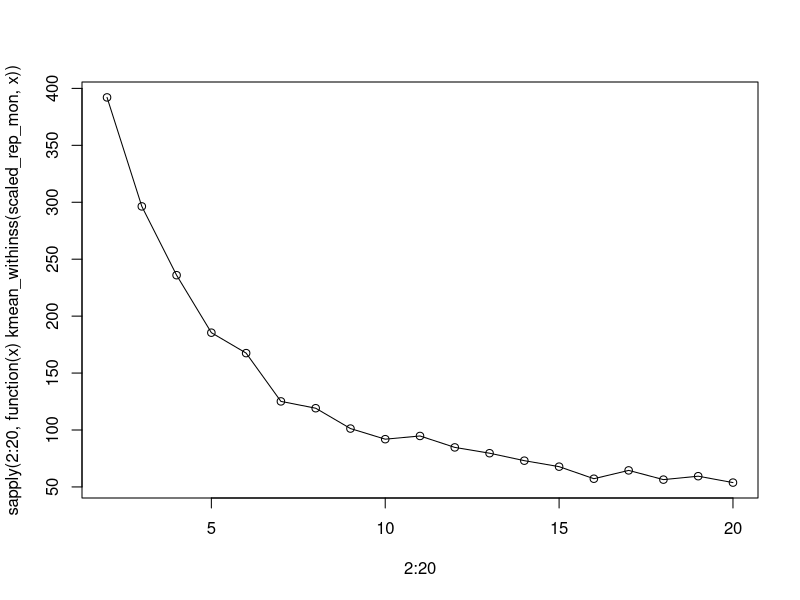
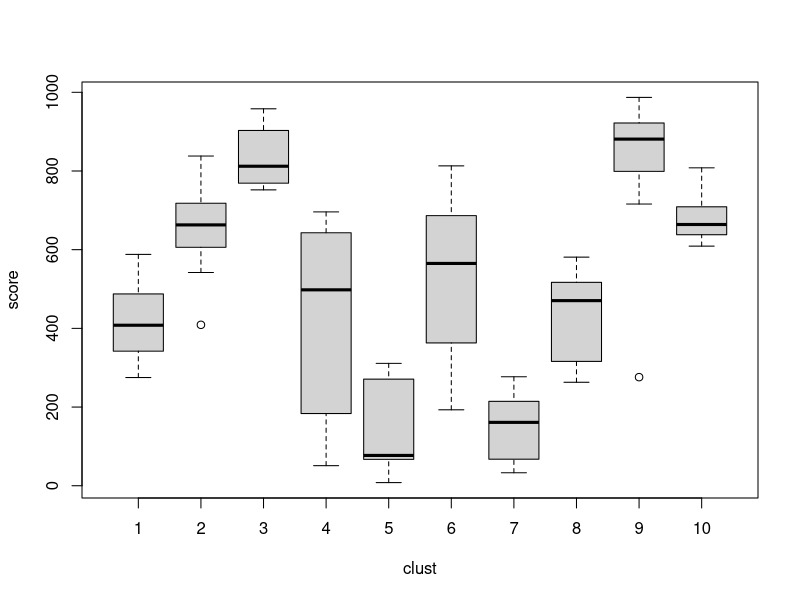

Recreate these plots in R, in order. (Note: this script raises an error after producing the figures.)
library(tidyverse)

library(readr)

rep_mon <- read_delim("data/rep_mon.csv", 
                      ";", escape_double = FALSE, trim_ws = TRUE)

scaled_rep_mon <- rep_mon %>% 
  select(score, const_form, int_dollars, gini_index) %>% 
  mutate(const_form = as.numeric(factor(const_form))) %>% 
  mutate_if(is.numeric, ~ scale(.))

km_clust <- kmeans(scaled_rep_mon, centers = 4)

res <- tibble(clust = km_clust$cluster) %>% 
  bind_cols(rep_mon)


kmean_withinss <- function(in_data, k) {
  cluster <- kmeans(in_data, k)
  return (cluster$tot.withinss)
}

plot(2:20, sapply(2:20, function(x) kmean_withinss(scaled_rep_mon, x)),
     type = "o")

km_clust <- kmeans(scaled_rep_mon, centers = 10)

res <- tibble(clust = km_clust$cluster) %>% 
  bind_cols(rep_mon)

res %>% select(clust, country) %>% filter(clust == 1) %>% as.data.frame()
res %>% select(clust, country) %>% filter(clust == 2) %>% as.data.frame()
res %>% select(clust, country) %>% filter(clust == 3) %>% as.data.frame()
res %>% select(clust, country) %>% filter(clust == 4) %>% as.data.frame()
res %>% select(clust, country) %>% filter(clust == 5) %>% as.data.frame()
res %>% select(clust, country) %>% filter(clust == 6) %>% as.data.frame()
res %>% select(clust, country) %>% filter(clust == 7) %>% as.data.frame()
res %>% select(clust, country) %>% filter(clust == 8) %>% as.data.frame()
res %>% select(clust, country) %>% filter(clust == 9) %>% as.data.frame()
res %>% select(clust, country) %>% filter(clust == 10) %>% as.data.frame()

boxplot(score ~ clust, res)
boxplot(const_form ~ clust, res)
boxplot(int_dollars ~ clust, res)
boxplot(gini_index ~ clust, res)

barplot(t(km_clust$centers), beside = TRUE,xlab="cluster", ylab="value")
legend("topleft", legend = colnames(km_clust$centers), bty = "n")

ggplot(data = km_clust$centers %>% 
         as.data.frame() %>% 
         mutate(clust = 1:nrow(km_clust$centers)), 
       mapping = aes(x = score, y = const_form)) +
  # geom_point() + 
  geom_text(aes(label = clust), hjust = 0, vjust = 0)

ggplot(data = km_clust$centers %>% 
         as.data.frame() %>% 
         mutate(clust = 1:nrow(km_clust$centers)), 
       mapping = aes(x = score, y = int_dollars)) +
  # geom_point() + 
  geom_text(aes(label = clust), hjust = 0, vjust = 0)

ggplot(data = km_clust$centers %>% 
         as.data.frame() %>% 
         mutate(clust = 1:nrow(km_clust$centers)), 
       mapping = aes(x = score, y = gini_index)) +
  # geom_point() + 
  geom_text(aes(label = clust), hjust = 0, vjust = 0)

ggplot(data = km_clust$centers %>% 
         as.data.frame() %>% 
         mutate(clust = 1:nrow(km_clust$centers)), 
       mapping = aes(x = const_form, y = int_dollars)) +
  # geom_point() + 
  geom_text(aes(label = clust), hjust = 0, vjust = 0)

ggplot(data = km_clust$centers %>% 
         as.data.frame() %>% 
         mutate(clust = 1:nrow(km_clust$centers)), 
       mapping = aes(x = const_form, y = gini_index)) +
  # geom_point() + 
  geom_text(aes(label = clust), hjust = 0, vjust = 0)

ggplot(data = km_clust$centers %>% 
         as.data.frame() %>% 
         mutate(clust = 1:nrow(km_clust$centers)), 
       mapping = aes(x = int_dollars, y = gini_index)) +
  # geom_point() + 
  geom_text(aes(label = clust), hjust = 0, vjust = 0)

##
ggplot(data = res, 
       mapping = aes(x = score, y = const_form, col = factor(clust))) +
  geom_text(aes(label = clust), hjust = 0, vjust = 0)
ggplot(data = res, 
       mapping = aes(x = score, y = int_dollars, col = factor(clust))) +
  geom_text(aes(label = clust), hjust = 0, vjust = 0)
ggplot(data = res, 
       mapping = aes(x = score, y = gini_index, col = factor(clust))) +
  geom_text(aes(label = clust), hjust = 0, vjust = 0)
ggplot(data = res, 
       mapping = aes(x = const_form, y = int_dollars, col = factor(clust))) +
  geom_text(aes(label = clust), hjust = 0, vjust = 0)
ggplot(data = res, 
       mapping = aes(x = const_form, y = gini_index, col = factor(clust))) +
  geom_text(aes(label = clust), hjust = 0, vjust = 0)
ggplot(data = res, 
       mapping = aes(x = int_dollars, y = gini_index, col = factor(clust))) +
  geom_text(aes(label = clust), hjust = 0, vjust = 0)


# hclust ------------------------------------------------------------------

d <- dist(scaled_rep_mon)
hc <- hclust(d)
clust <- cutree(hc, k = 10)

plot(hc, hang = -0.01, cex = 0.5)

rect.hclust(hc, k = 10 , border="red")

dt <- dist(t(scaled_rep_mon))
hcc <- hclust(dt)

heatmap(scaled_rep_mon %>% as.matrix(), 
        Rowv = as.dendrogram(hc), Colv = as.dendrogram(hcc))

# Bivariate ---------------------------------------------------------------

library(cluster)

clusplot(scaled_rep_mon, km_clust$cluster, color=TRUE, shade=TRUE)

